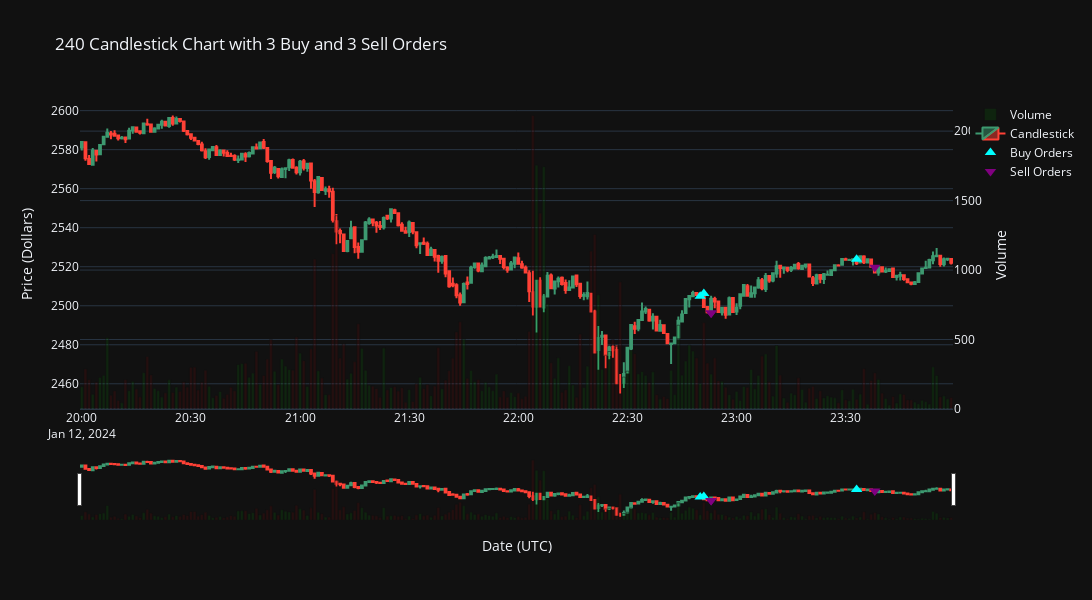

This figure's notebook cell:
### Code cell
import numpy as np
import pandas as pd
import plotly.graph_objects as go
import sqlite3


def plotly_trades(database_name: str):    
    # Database connection
    conn = sqlite3.connect(database_name)

    # Read candlesticks from database
    df_candlesticks = pd.read_sql("select * from calculated_candlestick_feed", con=conn)
    df_candlesticks["start_time"] = pd.to_datetime(df_candlesticks["start_time"], format="%Y-%m-%d %H:%M:%S%z")
    df_candlesticks["end_time"] = pd.to_datetime(df_candlesticks["end_time"], format="%Y-%m-%d %H:%M:%S%z")
    df_candlesticks["bullish"] = (df_candlesticks['close'] > df_candlesticks['open']).astype(int)
    df_candlesticks.set_index('start_time', inplace=True)
    df_candlesticks.sort_index(ascending=True, inplace=True)

    # Read buy orders from database
    buy_orders_df = get_trades(conn, "order_fill", "buy", needs_rounding=False)

    # Read sell orders from database
    sell_orders_df = get_trades(conn, "order_fill", "sell", needs_rounding=False)
    
    buy_markers = go.Scatter(
        x=buy_orders_df.index,
        y=buy_orders_df['price'],
        mode='markers',
        marker=dict(color='cyan', size=10, symbol='triangle-up'),
        name='Buy Orders'
    )
    
    sell_markers = go.Scatter(
        x=sell_orders_df.index,
        y=sell_orders_df['price'],
        mode='markers',
        marker=dict(color='purple', size=10, symbol='triangle-down'),
        name='Sell Orders'
    )

    # Create volume bar trace
    volume_colors = df_candlesticks["bullish"].apply(lambda x: "rgba(0, 200, 0, 0.1)" if x == 1 else "rgba(200, 0, 0, 0.1)").to_list()
    volume_trace = go.Bar(
        x=df_candlesticks.index,
        y=df_candlesticks['volume'],
        yaxis='y2',  # Use secondary y-axis for volume
        marker=dict(
            color=volume_colors
        ),
        name='Volume',
        hoverinfo='skip'
    )

    layout = go.Layout(
        title=f'{len(df_candlesticks)} Candlestick Chart with {len(buy_orders_df.dropna())} Buy and {len(sell_orders_df.dropna())} Sell Orders', 
        xaxis=dict(title='Date (UTC)'),
        yaxis=dict(title='Price (Dollars)'),
        yaxis2=dict(title='Volume', overlaying='y', side='right')
    )

    # Plot candlestick chart
    fig = go.Figure(data=[
        volume_trace,
        go.Candlestick(x=df_candlesticks.index, # date values
                       open=df_candlesticks['open'],
                       high=df_candlesticks['high'],
                       low=df_candlesticks['low'],
                       close=df_candlesticks['close'],
                       name='Candlestick'
        ),
        buy_markers,
        sell_markers
    ], layout=layout)
    
    # Set layout size
    fig.update_layout(
        xaxis_rangeslider_visible=True, 
        autosize=False,
        width=4000,
        height=600)
    fig.show()

plotly_trades('crypto.sqlite')

### Figure 1 — Plotly figure (JSON) as saved in the notebook; plotly's stock layout.template omitted (floating-point values rounded to 4 significant figures; data arrays with more than 128 entries replaced by an {"elided": "..."} marker saying what was removed)
{"data": [{"hoverinfo": "skip", "marker": {"color": {"elided": "240 str values"}}, "name": "Volume", "x": {"elided": "240 str values"}, "y": {"elided": "240 float values"}, "yaxis": "y2", "type": "bar"}, {"close": {"elided": "240 float values"}, "high": {"elided": "240 float values"}, "low": {"elided": "240 float values"}, "name": "Candlestick", "open": {"elided": "240 float values"}, "x": {"elided": "240 str values"}, "type": "candlestick"}, {"marker": {"color": "cyan", "size": 10, "symbol": "triangle-up"}, "mode": "markers", "name": "Buy Orders", "x": ["2024-01-12T22:50:00+00:00", "2024-01-12T22:51:00+00:00", "2024-01-12T23:33:00+00:00"], "y": [2505.0, 2506.0, 2524.0], "type": "scatter"}, {"marker": {"color": "purple", "size": 10, "symbol": "triangle-down"}, "mode": "markers", "name": "Sell Orders", "x": ["2024-01-12T22:53:00+00:00", "2024-01-12T22:53:00+00:00", "2024-01-12T23:38:00+00:00"], "y": [2496.0, 2496.0, 2520.0], "type": "scatter"}], "layout": {"title": {"text": "240 Candlestick Chart with 3 Buy and 3 Sell Orders"}, "xaxis": {"title": {"text": "Date (UTC)"}, "rangeslider": {"visible": true}}, "yaxis": {"title": {"text": "Price (Dollars)"}}, "yaxis2": {"overlaying": "y", "side": "right", "title": {"text": "Volume"}}, "autosize": false, "width": 4000, "height": 600}}
